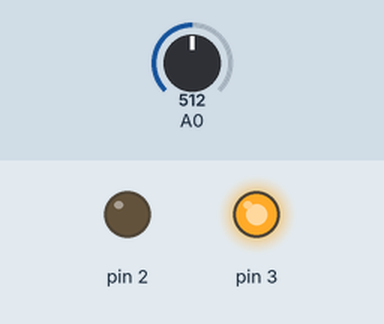
This sketch was run on a simulated Arduino Uno, built with avr-gcc and run on an emulated ATmega328P. On the bench: output pins drawn as LEDs (lit = HIGH). The inputs (shaded band) are chosen by the test bench; at power-on: A0 = 512.

Above: at 0.1 s.
Timing chart, 0 to 1.6 s (numbered marks = the images above):
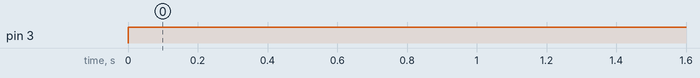

The sketch:

mighty_duup_bojo1.ino
```cpp
void setup()
{
  pinMode(3,OUTPUT);
  pinMode(2,OUTPUT);
  pinMode(A0,INPUT);

}

void loop()

{
  int dist;
  analogRead(A0);
  if(dist<100)
  {
    digitalWrite(3, HIGH);
  delayMicroseconds(10);
  }
  else
  {
  digitalWrite(2,HIGH);
  delayMicroseconds(20); // Wait for 1000 millisecond(s)
  }}
```

Measured:
- by itself, pin 3: LOW → HIGH at 0.00 s
